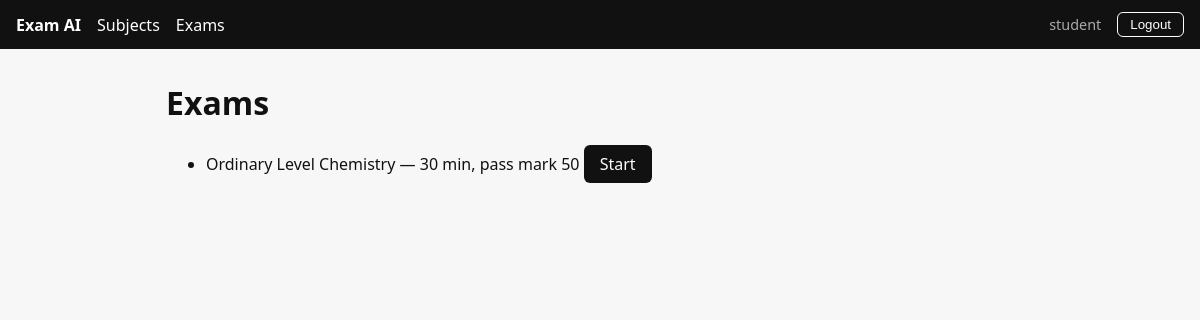
Screenshot of /exams/ (signed in) with the database file from the repository.
### exams/models.py (models this page shows, shortened)
class Exam(models.Model):
    subject = models.ForeignKey(
        "subjects.Subject", on_delete=models.CASCADE, related_name="exams"
    )
    title = models.CharField(max_length=200)
    description = models.TextField(blank=True)
    duration_minutes = models.PositiveIntegerField(default=30)
    pass_mark = models.PositiveIntegerField(default=50)
    is_published = models.BooleanField(default=False)
    created_by = models.ForeignKey(
        settings.AUTH_USER_MODEL,
        on_delete=models.SET_NULL,
        null=True,
        blank=True,
    )
    created_at = models.DateTimeField(auto_now_add=True)

### exams/views.py (the view)
# urls.py: path("", views.exam_list, name="exam_list"),
@login_required
def exam_list(request):
    exams = Exam.objects.filter(is_published=True)
    return render(request, "exams/list.html", {"exams": exams})

### templates/exams/list.html
{% extends "base.html" %}
{% block content %}
<h1>Exams</h1>
{% if exams %}
  <ul>
    {% for e in exams %}
      <li>
        {{ e.title }} — {{ e.duration_minutes }} min, pass mark {{ e.pass_mark }}
        <a class="btn" href="{% url 'start_exam' e.id %}">Start</a>
      </li>
    {% endfor %}
  </ul>
{% else %}
  <div class="card">
    <p class="muted">No published exams yet. Add one in <a href="/admin/exams/exam/add/">the admin</a>.</p>
  </div>
{% endif %}
{% endblock %}

### templates/base.html (shortened to what this page needs)
<!DOCTYPE html>
<html lang="en">
<head>
</head>
<body>
  <nav>
    <a href="{% url 'dashboard' %}"><strong>Exam AI</strong></a>
    <a href="{% url 'subject_list' %}">Subjects</a>
    <a href="{% url 'exam_list' %}">Exams</a>
    {% if user.is_authenticated %}
      <span class="muted" style="color:#aaa">{{ user.username }}</span>
      <form method="post" action="{% url 'logout' %}">
        <button type="submit" style="background:transparent; border:1px solid #fff; padding:0.25rem 0.75rem;">Logout</button>
      </form>
    {% else %}
      <a href="{% url 'login' %}">Login</a>
      <a href="{% url 'register' %}">Register</a>
    {% endif %}
  </nav>
  <main>
    {% block content %}{% endblock %}
  </main>
</body>
</html>

### templates/base.html (style rules this page uses)
* { box-sizing: border-box; }
body { font-family: system-ui, sans-serif; margin: 0; background: #f7f7f8; color: #111; }
nav { background: #111; color: #fff; padding: 0.75rem 1rem; display: flex; gap: 1rem; align-items: center; flex-wrap: wrap; }
nav a { color: #fff; text-decoration: none; }
nav form { margin: 0; }
main { max-width: 900px; margin: 2rem auto; padding: 0 1rem; }
.muted { color: #666; font-size: 0.9rem; }
button, .btn { background: #111; color: #fff; border: none; padding: 0.5rem 1rem; border-radius: 6px; cursor: pointer; text-decoration: none; display: inline-block; }

### rows the page displays
Exam: title "Ordinary Level Chemistry", duration_minutes "30", pass_mark "50"

### other values shown
{{ user.username }} "student"
